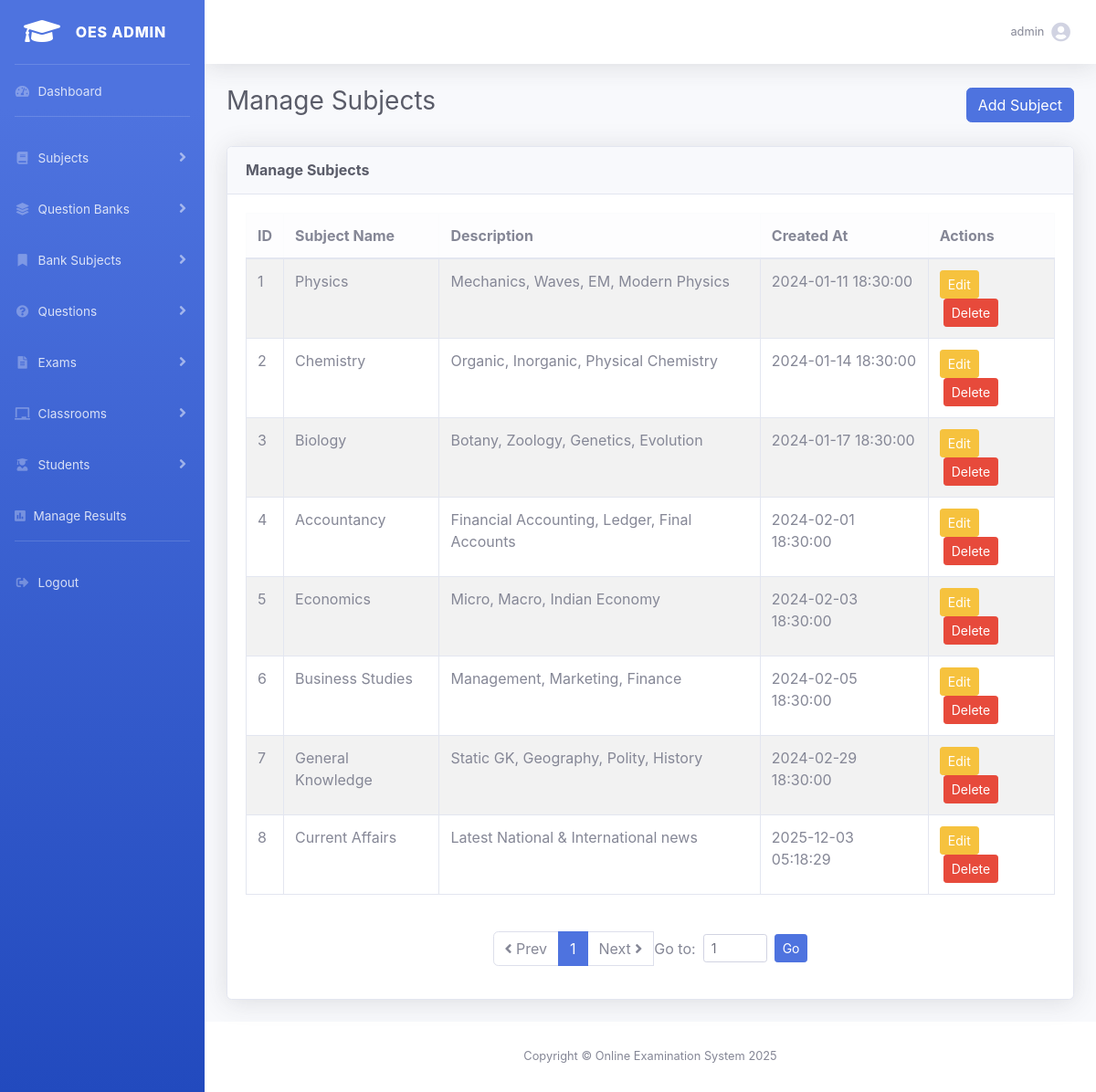
/admin.php?action=manageSubjects (signed in), run on an earlier commit of the app's database.
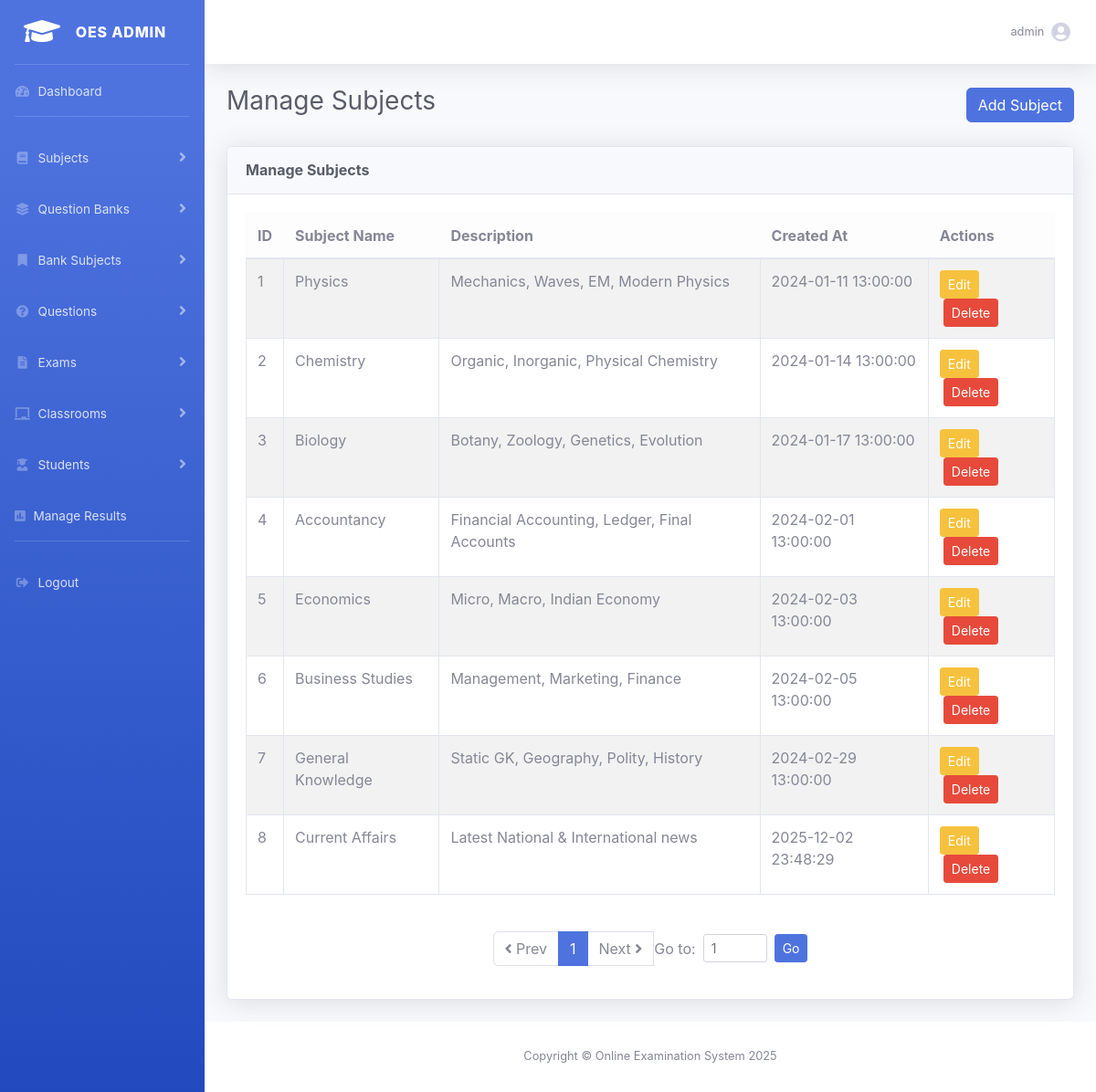
And on a later commit of the database.
### tables this page shows
CREATE TABLE `subjects` (
  `subject_id` int(11) NOT NULL,
  `subject_name` varchar(100) NOT NULL,
  `description` text DEFAULT NULL,
  `created_at` timestamp NOT NULL DEFAULT current_timestamp()
);

### templates/subjects/manage_subjects.php (the view, shortened to what the changed rows need)
<?php
$results = $results ?? [
    'pageTitle'   => 'Manage Subjects',
    'message'     => '',
    'subjects'    => [],
    'currentPage' => 1,
    'totalPages'  => 1,
    'total'       => 0,
    'perPage'     => 25
];
$subjects    = $results['subjects'];
?>
<?php include __DIR__ . "/../include/header.php"; ?>
<div id="wrapper">
    <div id="content-wrapper" class="d-flex flex-column">
        <div id="content">
            <div class="container-fluid">
                <div class="d-flex justify-content-between align-items-center mb-4">
                    <h1 class="h3 text-gray-800"><?= htmlspecialchars($results['pageTitle']) ?></h1>
                </div>
                <div class="card shadow mb-4">
                    <div class="card-body">
                        <div class="table-responsive">
                            <table class="table table-bordered table-striped">
                                <thead class="table-light">
                                    <tr>
                                        <th>ID</th>
                                        <th>Subject Name</th>
                                        <th>Description</th>
                                        <th>Created At</th>
                                        <th>Actions</th>
                                    </tr>
                                </thead>
                                <tbody>
                                    <?php if (!empty($subjects)): ?>
                                        <?php foreach ($subjects as $subject): ?>
                                            <tr>
                                                <td><?= $subject['subject_id'] ?></td>
                                                <td><?= htmlspecialchars($subject['subject_name']) ?></td>
                                                <td><?= htmlspecialchars($subject['description'] ?? '-') ?></td>
                                                <td><?= htmlspecialchars($subject['created_at'] ?? '-') ?></td>
                                                <td>
                                                    <a class="btn btn-sm btn-warning"
                                                       href="<?= BASE_URL ?>/admin.php?action=editSubject&id=<?= $subject['subject_id'] ?>">
                                                       <i class="bi bi-pencil-square"></i> Edit
                                                    </a>
                                                    <form method="get" action="<?= BASE_URL ?>/admin.php" style="display:inline-block; margin:0 4px;"
                                                          onsubmit="return confirm('Are you sure you want to delete this subject?');">
                                                        <button type="submit" class="btn btn-sm btn-danger">
                                                            <i class="bi bi-trash"></i> Delete
                                                        </button>
                                                    </form>
                                                </td>
                                            </tr>
                                        <?php endforeach; ?>
                                    <?php else: ?>
                                        <tr>
                                            <td colspan="5" class="text-center">No subjects found.</td>
                                        </tr>
                                    <?php endif; ?>
                                </tbody>
                            </table>
                        </div>
                    </div>
                </div>
            </div>
        </div>
        <?php include __DIR__ . "/../include/footer.php"; ?>

What changed in the data, as far as the page shows it:
changed subjects "Physics": created_at "2024-01-11 18:30:00" → "2024-01-11 13:00:00"
changed subjects "Chemistry": created_at "2024-01-14 18:30:00" → "2024-01-14 13:00:00"
changed subjects "Biology": created_at "2024-01-17 18:30:00" → "2024-01-17 13:00:00"
changed subjects "Accountancy": created_at "2024-02-01 18:30:00" → "2024-02-01 13:00:00"
changed subjects "Economics": created_at "2024-02-03 18:30:00" → "2024-02-03 13:00:00"
changed subjects "Business Studies": created_at "2024-02-05 18:30:00" → "2024-02-05 13:00:00"
changed subjects "General Knowledge": created_at "2024-02-29 18:30:00" → "2024-02-29 13:00:00"
changed subjects "Current Affairs": created_at "2025-12-03 05:18:29" → "2025-12-02 23:48:29"
